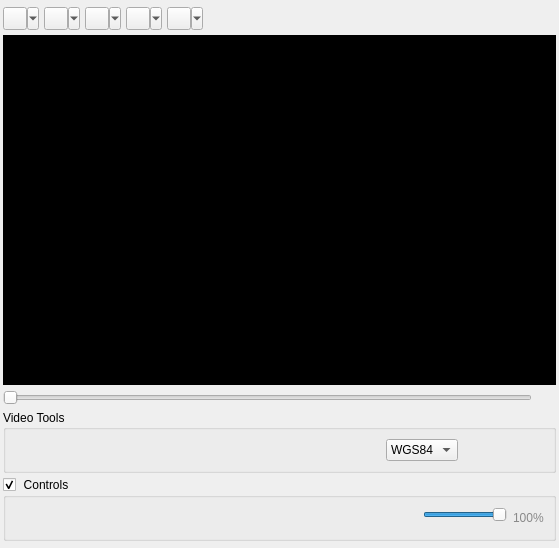
  <widget class="QWidget" name="centralwidget">
   <layout class="QVBoxLayout" name="verticalLayout">
    <property name="spacing">
     <number>5</number>
    </property>
    <property name="leftMargin">
     <number>3</number>
    </property>
    <property name="topMargin">
     <number>7</number>
    </property>
    <property name="rightMargin">
     <number>3</number>
    </property>
    <property name="bottomMargin">
     <number>7</number>
    </property>
    <item>
     <layout class="QHBoxLayout" name="horizontalLayout_5">
      <item>
       <widget class="QToolButton" name="toolBtn_DPolygon">
        <property name="cursor">
         <cursorShape>PointingHandCursor</cursorShape>
        </property>
        <property name="text">
         <string/>
        </property>
        <property name="autoExclusive">
         <bool>false</bool>
        </property>
        <property name="popupMode">
         <enum>QToolButton::MenuButtonPopup</enum>
        </property>
        <property name="autoRaise">
         <bool>false</bool>
        </property>
        <addaction name="actionDraw_Polygon"/>
        <addaction name="actionDraw_Polygon_remove_last"/>
        <addaction name="actionDraw_Polygon_remove_all"/>
       </widget>
      </item>
      <item>
       <widget class="QToolButton" name="toolBtn_DPoint">
        <property name="cursor">
         <cursorShape>PointingHandCursor</cursorShape>
        </property>
        <property name="text">
         <string/>
        </property>
        <property name="autoExclusive">
         <bool>false</bool>
        </property>
        <property name="popupMode">
         <enum>QToolButton::MenuButtonPopup</enum>
        </property>
        <property name="autoRaise">
         <bool>false</bool>
        </property>
        <addaction name="actionDraw_Pinpoint"/>
        <addaction name="actionRemove_Last_Pinpoint"/>
        <addaction name="actionRemove_All_Pinpoint"/>
       </widget>
      </item>
      <item>
       <widget class="QToolButton" name="toolBtn_DLine">
        <property name="cursor">
         <cursorShape>PointingHandCursor</cursorShape>
        </property>
        <property name="text">
         <string/>
        </property>
        <property name="popupMode">
         <enum>QToolButton::MenuButtonPopup</enum>
        </property>
        <addaction name="actionDraw_Line"/>
        <addaction name="actionLast_Segment_Line"/>
        <addaction name="actionRemove_Last_Line"/>
        <addaction name="actionRemove_All_Line"/>
       </widget>
      </item>
      <item>
       <widget class="QToolButton" name="toolBtn_Cesure">
        <property name="cursor">
         <cursorShape>OpenHandCursor</cursorShape>
        </property>
        <property name="text">
         <string/>
        </property>
        <property name="popupMode">
         <enum>QToolButton::MenuButtonPopup</enum>
        </property>
        <addaction name="actionCensure"/>
        <addaction name="actionRemove_Last_censured"/>
        <addaction name="actionRemove_All_censured"/>
       </widget>
      </item>
      <item>
       <widget class="QToolButton" name="toolBtn_Measure">
        <property name="cursor">
         <cursorShape>PointingHandCursor</cursorShape>
        </property>
        <property name="text">
         <string/>
        </property>
        <property name="autoExclusive">
         <bool>false</bool>
        </property>
        <property name="popupMode">
         <enum>QToolButton::MenuButtonPopup</enum>
        </property>
        <property name="autoRaise">
         <bool>false</bool>
        </property>
        <addaction name="actionMeasureDistance"/>
        <addaction name="actionMeasureArea"/>
       </widget>
      </item>
      <item>
       <spacer name="horizontalSpacer_4">
        <property name="orientation">
         <enum>Qt::Horizontal</enum>
        </property>
        <property name="sizeHint" stdset="0">
         <size>
          <width>40</width>
          <height>20</height>
         </size>
        </property>
       </spacer>
      </item>
     </layout>
    </item>
    <item>
     <widget class="VideoWidget" name="videoWidget" native="true">
      <property name="sizePolicy">
       <sizepolicy hsizetype="Expanding" vsizetype="Expanding">
        <horstretch>3</horstretch>
        <verstretch>3</verstretch>
       </sizepolicy>
      </property>
      <property name="minimumSize">
       <size>
        <width>0</width>
        <height>350</height>
       </size>
      </property>
      <property name="mouseTracking">
       <bool>true</bool>
      </property>
      <property name="contextMenuPolicy">
       <enum>Qt::CustomContextMenu</enum>
      </property>
      <property name="toolTip">
       <string/>
      </property>
      <property name="styleSheet">
       <string notr="true">QWidget {
 background-color:black;
 } </string>
      </property>
     </widget>
    </item>
    <item>
     <layout class="QHBoxLayout" name="horizontalLayout_2">
      <item>
       <widget class="QSlider" name="sliderDuration">
        <property name="sizePolicy">
         <sizepolicy hsizetype="Expanding" vsizetype="Fixed">
          <horstretch>0</horstretch>
          <verstretch>0</verstretch>
         </sizepolicy>
        </property>
        <property name="minimum">
         <number>0</number>
        </property>
        <property name="maximum">
         <number>100</number>
        </property>
        <property name="orientation">
         <enum>Qt::Horizontal</enum>
        </property>
       </widget>
      </item>
      <item>
       <widget class="QLabel" name="labelDuration">
        <property name="text">
         <string/>
        </property>
       </widget>
      </item>
      <item>
       <layout class="QHBoxLayout" name="horizontalLayout_4">
        <item>
         <widget class="QLabel" name="lb_prec_ts">
          <property name="text">
           <string/>
          </property>
         </widget>
        </item>
       </layout>
      </item>
     </layout>
    </item>
    <item>
     <widget class="QGroupBox" name="groupBox">
      <property name="title">
       <string>Video Tools</string>
      </property>
      <layout class="QHBoxLayout" name="horizontalLayout_3">
       <item>
        <widget class="QPushButton" name="btn_Color">
         <property name="enabled">
          <bool>false</bool>
         </property>
         <property name="sizePolicy">
          <sizepolicy hsizetype="Preferred" vsizetype="Fixed">
           <horstretch>0</horstretch>
           <verstretch>0</verstretch>
          </sizepolicy>
         </property>
         <property name="cursor">
          <cursorShape>PointingHandCursor</cursorShape>
         </property>
         <property name="toolTip">
          <string>&lt;html&gt;&lt;head/&gt;&lt;body&gt;&lt;p&gt;Color dialog&lt;/p&gt;&lt;/body&gt;&lt;/html&gt;</string>
         </property>
         <property name="text">
          <string/>
         </property>
         <property name="icon">
          <iconset resource="resources.qrc">
           <normaloff>:/imgFMV/images/color_picker.png</normaloff>:/imgFMV/images/color_picker.png</iconset>
         </property>
         <property name="shortcut">
          <string>Ctrl+C</string>
         </property>
         <property name="flat">
          <bool>true</bool>
         </property>
        </widget>
       </item>
       <item>
        <widget class="QPushButton" name="btn_Rec">
         <property name="cursor">
          <cursorShape>PointingHandCursor</cursorShape>
         </property>
         <property name="toolTip">
          <string>&lt;html&gt;&lt;head/&gt;&lt;body&gt;&lt;p&gt;Record&lt;/p&gt;&lt;/body&gt;&lt;/html&gt;</string>
         </property>
         <property name="text">
          <string/>
         </property>
         <property name="icon">
          <iconset resource="resources.qrc">
           <normaloff>:/imgFMV/images/record.png</normaloff>
           <normalon>:/imgFMV/images/rec_on.png</normalon>:/imgFMV/images/record.png</iconset>
         </property>
         <property name="shortcut">
          <string>Ctrl+R</string>
         </property>
         <property name="checkable">
          <bool>true</bool>
         </property>
         <property name="flat">
          <bool>true</bool>
         </property>
        </widget>
       </item>
       <item>
        <widget class="QPushButton" name="btn_GeoReferencing">
         <property name="cursor">
          <cursorShape>PointingHandCursor</cursorShape>
         </property>
         <property name="toolTip">
          <string>&lt;html&gt;&lt;head/&gt;&lt;body&gt;&lt;p&gt;Create Mosaic&lt;/p&gt;&lt;/body&gt;&lt;/html&gt;</string>
         </property>
         <property name="text">
          <string/>
         </property>
         <property name="icon">
          <iconset resource="resources.qrc">
           <normaloff>:/imgFMV/images/mosaic.png</normaloff>:/imgFMV/images/mosaic.png</iconset>
         </property>
         <property name="shortcut">
          <string>Ctrl+M</string>
         </property>
         <property name="checkable">
          <bool>true</bool>
         </property>
         <property name="flat">
          <bool>true</bool>
         </property>
        </widget>
       </item>
       <item>
        <spacer name="horizontalSpacer_2">
         <property name="orientation">
          <enum>Qt::Horizontal</enum>
         </property>
         <property name="sizeHint" stdset="0">
          <size>
           <width>40</width>
           <height>20</height>
          </size>
         </property>
        </spacer>
       </item>
       <item>
        <widget class="QLabel" name="lb_cursor_coord">
         <property name="text">
          <string/>
         </property>
         <property name="alignment">
          <set>Qt::AlignCenter</set>
         </property>
        </widget>
       </item>
       <item>
        <spacer name="horizontalSpacer_3">
         <property name="orientation">
          <enum>Qt::Horizontal</enum>
         </property>
         <property name="sizeHint" stdset="0">
          <size>
           <width>40</width>
           <height>20</height>
          </size>
         </property>
        </spacer>
       </item>
       <item>
        <widget class="QComboBox" name="cmb_cursorCoord">
         <property name="styleSheet">
          <string notr="true"/>
         </property>
         <property name="sizeAdjustPolicy">
          <enum>QComboBox::AdjustToContents</enum>
         </property>
         <item>
          <property name="text">
           <string>WGS84</string>
          </property>
         </item>
         <item>
          <property name="text">
           <string>MGRS</string>
          </property>
         </item>
        </widget>
       </item>
       <item>
        <spacer name="horizontalSpacer_5">
         <property name="orientation">
          <enum>Qt::Horizontal</enum>
         </property>
         <property name="sizeType">
          <enum>QSizePolicy::Fixed</enum>
         </property>
         <property name="sizeHint" stdset="0">
          <size>
           <width>40</width>
           <height>20</height>
          </size>
         </property>
        </spacer>
       </item>
       <item>
        <widget class="QPushButton" name="btn_CaptureFrame">
         <property name="cursor">
          <cursorShape>PointingHandCursor</cursorShape>
         </property>
         <property name="toolTip">
          <string>&lt;html&gt;&lt;head/&gt;&lt;body&gt;&lt;p&gt;Capture current frame&lt;/p&gt;&lt;/body&gt;&lt;/html&gt;</string>
         </property>
         <property name="text">
          <string/>
         </property>
         <property name="icon">
          <iconset resource="resources.qrc">
           <normaloff>:/imgFMV/images/screenshot.png</normaloff>:/imgFMV/images/screenshot.png</iconset>
         </property>
         <property name="shortcut">
          <string>Ctrl+Q</string>
         </property>
         <property name="flat">
          <bool>true</bool>
         </property>
        </widget>
       </item>
      </layout>
     </widget>
    </item>
    <item>
     <widget class="QGroupBox" name="gb_PlayerControls">
      <property name="sizePolicy">
       <sizepolicy hsizetype="Preferred" vsizetype="Fixed">
        <horstretch>0</horstretch>
        <verstretch>0</verstretch>
       </sizepolicy>
      </property>
      <property name="maximumSize">
       <size>
        <width>16777215</width>
        <height>16777215</height>
       </size>
      </property>
      <property name="styleSheet">
       <string notr="true">QGroupBox::indicator {
                 width: 13px;
                 height: 13px;
            }  
           QGroupBox::indicator:unchecked {
                 image: url(:/imgFMV/images/up.png);
            }
           QGroupBox::indicator:checked {
               image: url(:/imgFMV/images/down.png);
                }</string>
      </property>
      <property name="title">
       <string>Controls</string>
      </property>
      <property name="flat">
       <bool>true</bool>
      </property>
      <property name="checkable">
       <bool>true</bool>
      </property>
      <layout class="QHBoxLayout" name="horizontalLayout">
       <item>
        <widget class="QPushButton" name="btn_previous">
         <property name="cursor">
          <cursorShape>PointingHandCursor</cursorShape>
         </property>
         <property name="toolTip">
          <string>&lt;html&gt;&lt;head/&gt;&lt;body&gt;&lt;p&gt;Start Of Media&lt;/p&gt;&lt;/body&gt;&lt;/html&gt;</string>
         </property>
         <property name="text">
          <string/>
         </property>
         <property name="icon">
          <iconset resource="resources.qrc">
           <normaloff>:/imgFMV/images/skip-previous.png</normaloff>:/imgFMV/images/skip-previous.png</iconset>
         </property>
         <property name="shortcut">
          <string>Ctrl+Left</string>
         </property>
         <property name="flat">
          <bool>true</bool>
         </property>
        </widget>
       </item>
       <item>
        <widget class="QPushButton" name="btn_rewind">
         <property name="cursor">
          <cursorShape>PointingHandCursor</cursorShape>
         </property>
         <property name="toolTip">
          <string>&lt;html&gt;&lt;head/&gt;&lt;body&gt;&lt;p&gt;Rewind&lt;/p&gt;&lt;/body&gt;&lt;/html&gt;</string>
         </property>
         <property name="text">
          <string/>
         </property>
         <property name="icon">
          <iconset resource="resources.qrc">
           <normaloff>:/imgFMV/images/fast-rewind.png</normaloff>:/imgFMV/images/fast-rewind.png</iconset>
         </property>
         <property name="shortcut">
          <string>Left</string>
         </property>
         <property name="checkable">
          <bool>false</bool>
         </property>
         <property name="flat">
          <bool>true</bool>
         </property>
        </widget>
       </item>
       <item>
        <widget class="QPushButton" name="btn_stop">
         <property name="cursor">
          <cursorShape>PointingHandCursor</cursorShape>
         </property>
         <property name="toolTip">
          <string>&lt;html&gt;&lt;head/&gt;&lt;body&gt;&lt;p&gt;Stop&lt;/p&gt;&lt;/body&gt;&lt;/html&gt;</string>
         </property>
         <property name="text">
          <string/>
         </property>
         <property name="icon">
          <iconset resource="resources.qrc">
           <normaloff>:/imgFMV/images/stop.png</normaloff>:/imgFMV/images/stop.png</iconset>
         </property>
         <property name="shortcut">
          <string>Ctrl+S</string>
         </property>
         <property name="flat">
          <bool>true</bool>
         </property>
        </widget>
       </item>
       <item>
        <widget class="QPushButton" name="btn_play">
         <property name="cursor">
          <cursorShape>PointingHandCursor</cursorShape>
         </property>
         <property name="toolTip">
          <string>&lt;html&gt;&lt;head/&gt;&lt;body&gt;&lt;p&gt;Play/Pause&lt;/p&gt;&lt;/body&gt;&lt;/html&gt;</string>
         </property>
         <property name="text">
          <string/>
         </property>
         <property name="icon">
          <iconset resource="resources.qrc">
           <normaloff>:/imgFMV/images/play-arrow.png</normaloff>:/imgFMV/images/play-arrow.png</iconset>
         </property>
         <property name="shortcut">
          <string>Ctrl+P</string>
         </property>
         <property name="flat">
          <bool>true</bool>
         </property>
        </widget>
       </item>
       <item>
        <widget class="QPushButton" name="btn_forward">
         <property name="cursor">
          <cursorShape>PointingHandCursor</cursorShape>
         </property>
         <property name="toolTip">
          <string>&lt;html&gt;&lt;head/&gt;&lt;body&gt;&lt;p&gt;Forward&lt;/p&gt;&lt;/body&gt;&lt;/html&gt;</string>
         </property>
         <property name="text">
          <string/>
         </property>
         <property name="icon">
          <iconset resource="resources.qrc">
           <normaloff>:/imgFMV/images/fast-forward.png</normaloff>:/imgFMV/images/fast-forward.png</iconset>
         </property>
         <property name="shortcut">
          <string>Right</string>
         </property>
         <property name="checkable">
          <bool>false</bool>
         </property>
         <property name="autoDefault">
          <bool>true</bool>
         </property>
         <property name="flat">
          <bool>true</bool>
         </property>
        </widget>
       </item>
       <item>
        <widget class="QPushButton" name="btn_next">
         <property name="cursor">
          <cursorShape>PointingHandCursor</cursorShape>
         </property>
         <property name="toolTip">
          <string>&lt;html&gt;&lt;head/&gt;&lt;body&gt;&lt;p&gt;End Of Media&lt;/p&gt;&lt;/body&gt;&lt;/html&gt;</string>
         </property>
         <property name="text">
          <string/>
         </property>
         <property name="icon">
          <iconset resource="resources.qrc">
           <normaloff>:/imgFMV/images/skip-next.png</normaloff>:/imgFMV/images/skip-next.png</iconset>
         </property>
         <property name="shortcut">
          <string>Ctrl+Right</string>
         </property>
         <property name="flat">
          <bool>true</bool>
         </property>
        </widget>
       </item>
       <item>
        <widget class="QPushButton" name="btn_repeat">
         <property name="cursor">
          <cursorShape>PointingHandCursor</cursorShape>
         </property>
         <property name="toolTip">
          <string>&lt;html&gt;&lt;head/&gt;&lt;body&gt;&lt;p&gt;Repeat&lt;/p&gt;&lt;/body&gt;&lt;/html&gt;</string>
         </property>
         <property name="text">
          <string/>
         </property>
         <property name="icon">
          <iconset resource="resources.qrc">
           <normaloff>:/imgFMV/images/repeat.png</normaloff>:/imgFMV/images/repeat.png</iconset>
         </property>
         <property name="shortcut">
          <string>Ctrl+L</string>
         </property>
         <property name="checkable">
          <bool>true</bool>
         </property>
         <property name="flat">
          <bool>true</bool>
         </property>
        </widget>
       </item>
       <item>
        <spacer name="horizontalSpacer">
         <property name="orientation">
          <enum>Qt::Horizontal</enum>
         </property>
         <property name="sizeHint" stdset="0">
          <size>
           <width>40</width>
           <height>20</height>
          </size>
         </property>
        </spacer>
       </item>
       <item>
        <layout class="QFormLayout" name="formLayout">
         <property name="fieldGrowthPolicy">
          <enum>QFormLayout::AllNonFixedFieldsGrow</enum>
         </property>
         <item row="0" column="0">
          <widget class="QPushButton" name="btn_volume">
           <property name="cursor">
            <cursorShape>PointingHandCursor</cursorShape>
           </property>
           <property name="contextMenuPolicy">
            <enum>Qt::NoContextMenu</enum>
           </property>
           <property name="toolTip">
            <string>&lt;html&gt;&lt;head/&gt;&lt;body&gt;&lt;p&gt;Mute/Unmute&lt;/p&gt;&lt;/body&gt;&lt;/html&gt;</string>
           </property>
           <property name="statusTip">
            <string/>
           </property>
           <property name="whatsThis">
            <string/>
           </property>
           <property name="text">
            <string/>
           </property>
           <property name="icon">
            <iconset resource="resources.qrc">
             <normaloff>:/imgFMV/images/volume_up.png</normaloff>:/imgFMV/images/volume_up.png</iconset>
           </property>
           <property name="shortcut">
            <string>Ctrl+U</string>
           </property>
           <property name="flat">
            <bool>true</bool>
           </property>
          </widget>
         </item>
         <item row="0" column="1">
          <widget class="QSlider" name="volumeSlider">
           <property name="toolTip">
            <string>&lt;html&gt;&lt;head/&gt;&lt;body&gt;&lt;p&gt;Volume&lt;/p&gt;&lt;/body&gt;&lt;/html&gt;</string>
           </property>
           <property name="maximum">
            <number>100</number>
           </property>
           <property name="value">
            <number>100</number>
           </property>
           <property name="orientation">
            <enum>Qt::Horizontal</enum>
           </property>
          </widget>
         </item>
        </layout>
       </item>
       <item>
        <widget class="QLabel" name="v_label">
         <property name="styleSheet">
          <string notr="true">color: #898989</string>
         </property>
         <property name="text">
          <string>100%</string>
         </property>
        </widget>
       </item>
      </layout>
     </widget>
    </item>
   </layout>
  </widget>
